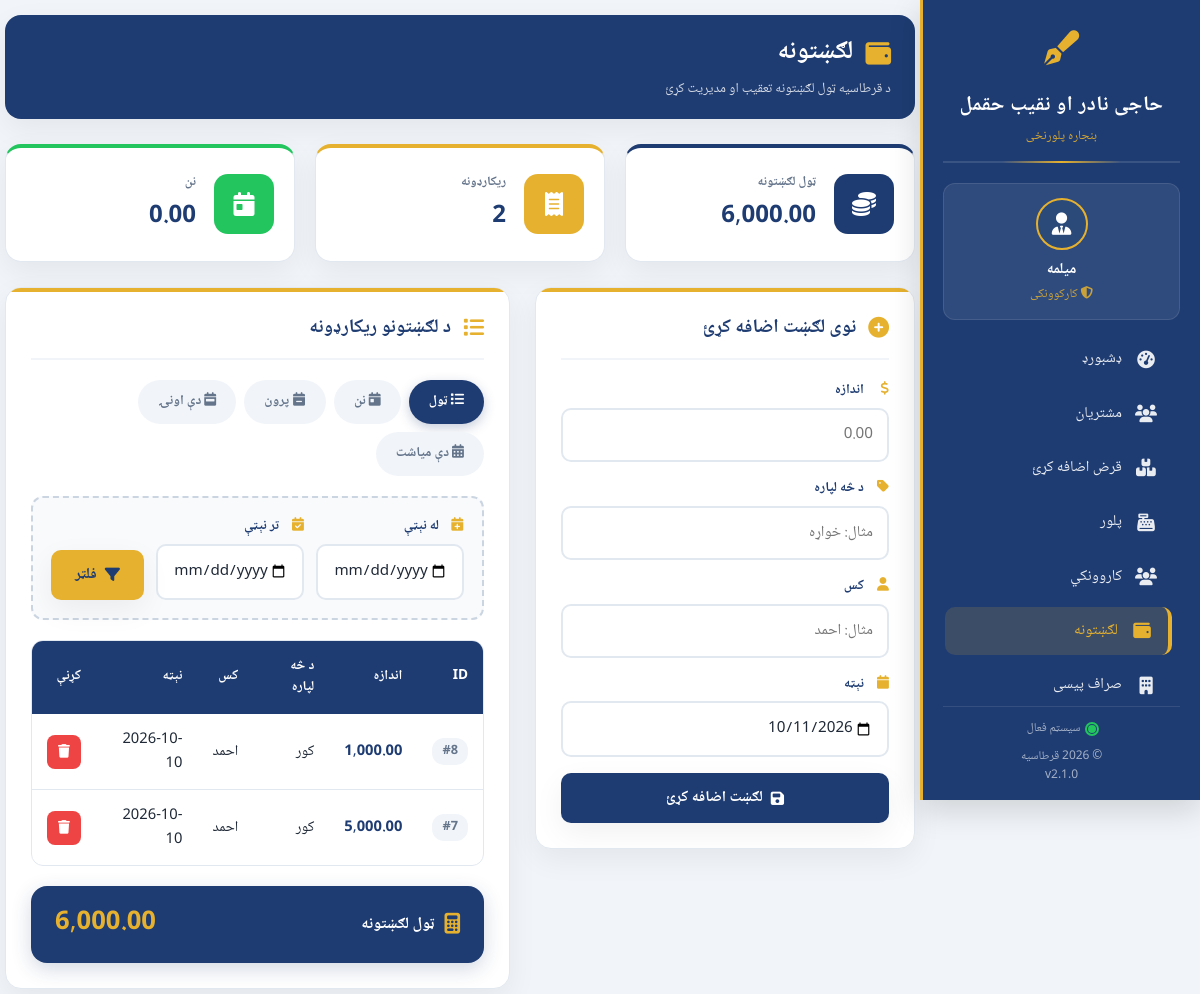
The page /expenses.php on the database its author committed.
### tables this page shows
CREATE TABLE `expenses` (
  `id` int(11) NOT NULL AUTO_INCREMENT,
  `amount` decimal(10,2) NOT NULL,
  `used_for` varchar(255) NOT NULL,
  `person` varchar(100) NOT NULL,
  `expense_date` date NOT NULL,
  PRIMARY KEY (`id`)
);

### expenses.php (the view, shortened to what this page needs)
<?php
include "db.php";
$filter = $_GET['filter'] ?? 'all';
$where = "";
$sql = "SELECT * FROM expenses
        $where
        ORDER BY id DESC";
$result = mysqli_query($conn, $sql);
$total_sql = "SELECT SUM(amount) AS total
              FROM expenses
              $where";
$total_result = mysqli_query($conn, $total_sql);
$total_data = mysqli_fetch_assoc($total_result);
$total = $total_data['total'] ?? 0;
$count_sql = "SELECT COUNT(*) AS cnt FROM expenses $where";
$count_result = mysqli_query($conn, $count_sql);
$count_data = mysqli_fetch_assoc($count_result);
$expense_count = $count_data['cnt'] ?? 0;
$today_sql = "SELECT SUM(amount) AS today_total FROM expenses WHERE expense_date = CURDATE()";
$today_result = mysqli_query($conn, $today_sql);
$today_data = mysqli_fetch_assoc($today_result);
$today_total = $today_data['today_total'] ?? 0;
$today_date = date('Y-m-d');
?>
<!DOCTYPE html>
<html lang="ps" dir="rtl">
<head>
    <link rel="stylesheet" href="https://cdnjs.cloudflare.com/ajax/libs/font-awesome/6.4.0/css/all.min.css">
</head>
<body>
<?php include 'sidebar.php'; ?>
<div class="main-content">
    <div class="page-header">
        <div>
            <h1><i class="fas fa-wallet"></i> لګښتونه</h1>
            <div class="subtitle">د قرطاسیه ټول لګښتونه تعقیب او مدیریت کړئ</div>
        </div>
    </div>
    <div class="stats-grid">
        <div class="stat-card">
            <div class="stat-icon total">
                <i class="fas fa-coins"></i>
            </div>
            <div class="stat-info">
                <h3>ټول لګښتونه</h3>
                <p><?php echo number_format($total, 2); ?></p>
            </div>
        </div>
        <div class="stat-card">
            <div class="stat-icon count">
                <i class="fas fa-receipt"></i>
            </div>
            <div class="stat-info">
                <h3>ریکارډونه</h3>
                <p><?php echo $expense_count; ?></p>
            </div>
        </div>
        <div class="stat-card">
            <div class="stat-icon today">
                <i class="fas fa-calendar-day"></i>
            </div>
            <div class="stat-info">
                <h3>نن</h3>
                <p><?php echo number_format($today_total, 2); ?></p>
            </div>
        </div>
    </div>
    <div class="content-grid">
        <div class="card">
            <div class="card-header">
                <i class="fas fa-plus-circle"></i>
                <h2>نوی لګښت اضافه کړئ</h2>
            </div>
            <form method="POST">
                <div class="form-group">
                    <label><i class="fas fa-dollar-sign"></i> اندازه</label>
                    <input type="number" name="amount" step="0.01" placeholder="0.00" required>
                </div>
                <div class="form-group">
                    <label><i class="fas fa-tag"></i> د څه لپاره</label>
                    <input type="text" name="used_for" placeholder="مثال: خواړه" required>
                </div>
                <div class="form-group">
                    <label><i class="fas fa-user"></i> کس</label>
                    <input type="text" name="person" placeholder="مثال: احمد" required>
                </div>
                <div class="form-group">
                    <label><i class="fas fa-calendar"></i> نېټه</label>
                    <input type="date" name="expense_date" value="<?php echo $today_date; ?>" required>
                </div>
                <button type="submit" name="add_expense" class="btn btn-primary">
                    <i class="fas fa-save"></i> لګښت اضافه کړئ
                </button>
            </form>
        </div>
        <div class="card">
            <div class="card-header">
                <i class="fas fa-list"></i>
                <h2>د لګښتونو ریکارډونه</h2>
            </div>
            <div class="filter-tabs">
                <a href="expenses.php?filter=all" class="<?php echo $filter == 'all' ? 'active' : ''; ?>">
                    <i class="fas fa-list"></i> ټول
                </a>
                <a href="expenses.php?filter=today" class="<?php echo $filter == 'today' ? 'active' : ''; ?>">
                    <i class="fas fa-calendar-day"></i> نن
                </a>
                <a href="expenses.php?filter=yesterday" class="<?php echo $filter == 'yesterday' ? 'active' : ''; ?>">
                    <i class="fas fa-calendar-minus"></i> پرون
                </a>
                <a href="expenses.php?filter=week" class="<?php echo $filter == 'week' ? 'active' : ''; ?>">
                    <i class="fas fa-calendar-week"></i> دې اونۍ
                </a>
                <a href="expenses.php?filter=month" class="<?php echo $filter == 'month' ? 'active' : ''; ?>">
                    <i class="fas fa-calendar-alt"></i> دې میاشت
                </a>
            </div>
            <div class="custom-filter">
                <form method="GET">
                    <div class="custom-row">
                        <div class="form-group">
                            <label><i class="fas fa-calendar-plus"></i> له نېټې</label>
                            <input type="date" name="from_date" required>
                        </div>
                        <div class="form-group">
                            <label><i class="fas fa-calendar-check"></i> تر نېټې</label>
                            <input type="date" name="to_date" required>
                        </div>
                        <button type="submit" class="btn btn-secondary">
                            <i class="fas fa-filter"></i> فلټر
                        </button>
                    </div>
                </form>
            </div>
            <div class="table-wrapper">
                <table>
                    <thead>
                        <tr>
                            <th>ID</th>
                            <th>اندازه</th>
                            <th>د څه لپاره</th>
                            <th>کس</th>
                            <th>نېټه</th>
                            <th>کړنې</th>
                        </tr>
                    </thead>
                    <tbody>
                        <?php if (mysqli_num_rows($result) > 0): ?>
                            <?php while ($row = mysqli_fetch_assoc($result)): ?>
                                <tr>
                                    <td><span class="id-badge">#<?php echo $row['id']; ?></span></td>
                                    <td class="amount-cell"><?php echo number_format($row['amount'], 2); ?></td>
                                    <td><?php echo htmlspecialchars($row['used_for']); ?></td>
                                    <td><?php echo htmlspecialchars($row['person']); ?></td>
                                    <td><?php echo htmlspecialchars($row['expense_date']); ?></td>
                                    <td>
                                        <a href="?delete_id=<?php echo $row['id']; ?>"
                                           class="btn-delete"
                                           title="ړنګول"
                                           onclick="return confirm('ایا تاسو ډاډه یاست چې دا لګښت ړنګ کړئ؟');">
                                            <i class="fas fa-trash"></i>
                                        </a>
                                    </td>
                                </tr>
                            <?php endwhile; ?>
                        <?php endif; ?>
                    </tbody>
                </table>
            </div>
            <div class="total-footer">
                <div class="total-label">
                    <i class="fas fa-calculator"></i>
                    ټول لګښتونه
                </div>
                <div class="total-value">
                    <?php echo number_format($total, 2); ?>
                </div>
            </div>
        </div>
    </div>
</div>
</body>
</html>

### sidebar.php (style rules this page uses)
:root { --sidebar-primary: #1e3c72; --sidebar-secondary: #2b4a7a; --sidebar-accent: #e6b12e; --sidebar-text: #ffffff; --sidebar-shadow: 0 10px 30px rgba(0, 0, 0, 0.15); --sidebar-transition: all 0.4s cubic-bezier(0.175, 0.885, 0.32, 1.275); }
* { font-family: 'Noto Naskh Arabic', 'Segoe UI', Tahoma, sans-serif; }
.main-content { transition: margin-right 0.5s cubic-bezier(0.175, 0.885, 0.32, 1.275); }
@media (min-width: 769px) { .main-content { margin-right: 280px; } }

### rows shown on the page
expenses: id "8", amount "1,000.00", used_for "کور", person "احمد", expense_date "2026-10-10"
expenses: id "7", amount "5,000.00", used_for "کور", person "احمد", expense_date "2026-10-10"

### other values the page prints
$total "6,000.00"
$expense_count "2"
$today_total "0.00"
